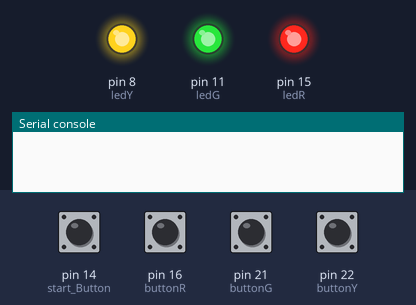
The program below on a simulated MicroPython board. Parts: output pins drawn as LEDs (lit = HIGH), the last lines printed to the serial console. The test bench sets the inputs (shaded band); at power-on: pin 14 (start_Button), pin 16 (buttonR), pin 21 (buttonG), pin 22 (buttonY) HIGH. Random numbers come from a fixed seed.

Above: at 1.2 s.
1.3 s: pin 14 (start_Button) pulled LOW for 0.15 s
At 4.1 s:
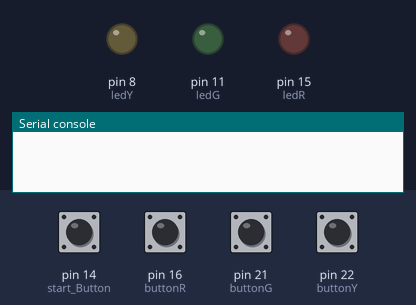
4.4 s: pin 16 (buttonR) pulled LOW for 0.15 s
6.0 s: pin 22 (buttonY) pulled LOW for 0.15 s
At 7.8 s:
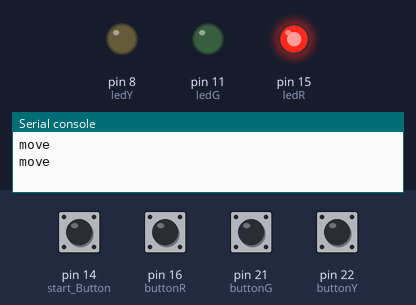
9.1 s: pin 14 (start_Button) driven LOW and pin 16 (buttonR) driven LOW
At 15.4 s:
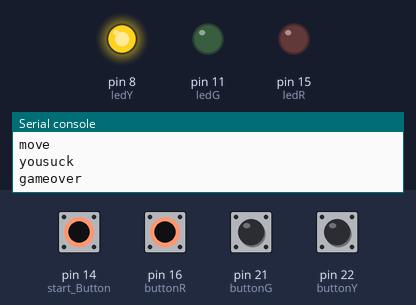
Timing chart, 0 to 38.5 s (numbered marks = the images above; inputs shaded):
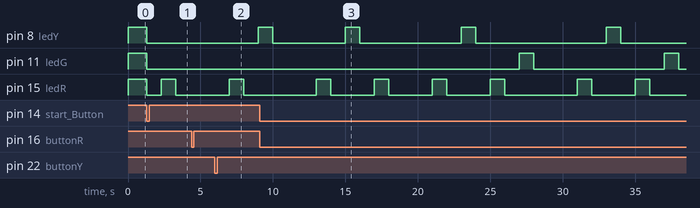

Measured:
- after the input at 1.3 s, pin 8 (ledY), pin 11 (ledG): HIGH → LOW at once; pin 15 (ledR): HIGH → LOW at once, → HIGH 1.0 s later, → LOW 1.0 s later
- after the input at 6.0 s, pin 8 (ledY): LOW → HIGH after 3.0 s; pin 15 (ledR): LOW → HIGH after 1.0 s, → LOW 1.0 s later
- after the input at 9.1 s, pin 11 (ledG): alternates HIGH for 1.0 s and LOW for 9.0 s, starting after 17.9 s; pin 15 (ledR): goes 3 × (HIGH 1.0 s, LOW 3.0 s), HIGH 1.0 s, LOW 5.0 s, HIGH 1.0 s, LOW 3.0 s, HIGH 1.0 s, then LOW, starting after 3.9 s

The program:

main.py
```python
from machine import Pin
import time
import random

start_Button = Pin(14, Pin.IN, Pin.PULL_UP)
buttonR = Pin(16, Pin.IN, Pin.PULL_UP)
buttonG = Pin(21, Pin.IN, Pin.PULL_UP)
buttonY = Pin(22, Pin.IN, Pin.PULL_UP)

ledR = Pin(15, Pin.OUT)
ledG = Pin(11, Pin.OUT)
ledY = Pin(8, Pin.OUT)

state = "wait"

seq = [random.choice(["R", "G", "Y"])]


def Wait():
    global state

    ledR.value(1)
    ledG.value(1)
    ledY.value(1)

    if start_Button.value() == 0:
        state = "start"

def Start():
    global state

    ledR.value(0)
    ledG.value(0)
    ledY.value(0)

    time.sleep(1)
    state = "waves"

def Waves():
    global state, seq

    for i in seq:
        if i == "R":
            ledR.value(1)
            time.sleep(1)
            ledR.value(0)
            time.sleep(1)

        elif i == "G":
            ledG.value(1)
            time.sleep(1)
            ledG.value(0)
            time.sleep(1)

        elif i == "Y":
            ledY.value(1)
            time.sleep(1)
            ledY.value(0)
            time.sleep(1)

    new_color = random.choice(["R", "G", "Y"])
    seq.append(new_color)

    state = "player_move"

def Move():
    global state, seq

    for i in seq:
        while buttonR.value() == 1 and buttonG.value() == 1 and buttonY.value() == 1:
            pass

        if (i == "R" and buttonR.value() == 0) or (i == "G" and buttonG.value() == 0) or (i == "Y" and buttonY.value() == 0):
            print("move")
            time.sleep(1)
            state = "waves"
        else:
            print("yousuck")
            state = "youSuck"
            break

def GameOver():
    global state
    print("gameover")
    state = "wait"


while True:
    if state == "wait":
        Wait()
    elif state == "start":
        Start()
    elif state == "waves":
        Waves()
    elif state == "player_move":
        Move()
    elif state == "youSuck":
        GameOver()
```
